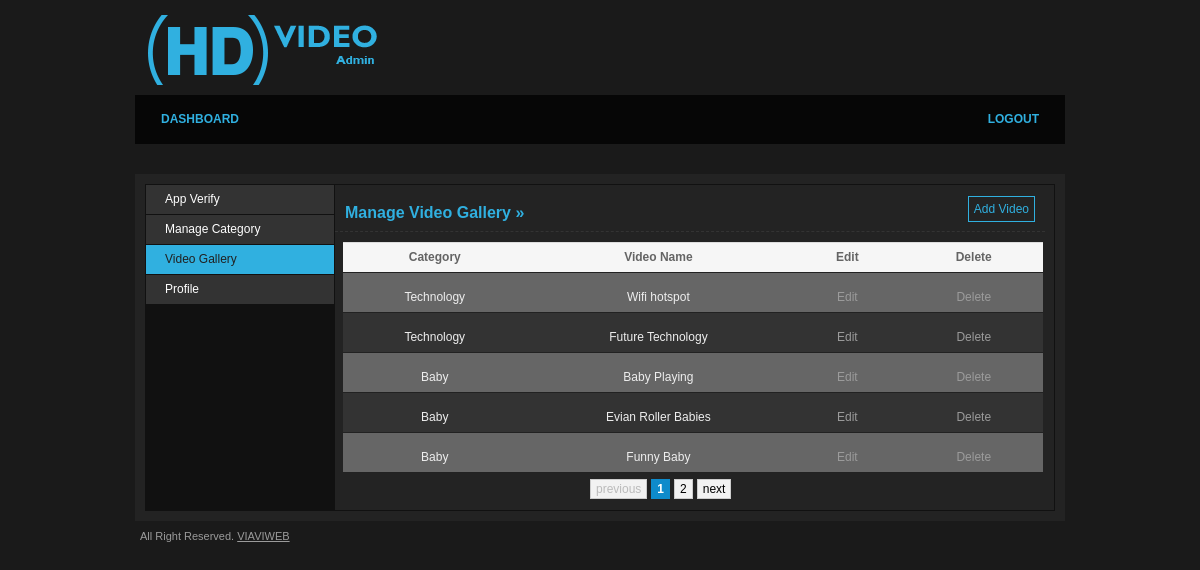
Page /manage_gallery.php (signed in) on the committed database.
### tables this page shows
CREATE TABLE IF NOT EXISTS `tbl_gallery` (
  `id` int(11) NOT NULL AUTO_INCREMENT,
  `cat_id` int(11) NOT NULL,
  `video_title` varchar(255) NOT NULL,
  `video_url` varchar(255) NOT NULL,
  `video_id` varchar(255) NOT NULL,
  `video_duration` varchar(255) NOT NULL,
  `video_description` varchar(255) NOT NULL,
  PRIMARY KEY (`id`)
);

CREATE TABLE IF NOT EXISTS `tbl_category` (
  `cid` int(11) NOT NULL AUTO_INCREMENT,
  `category_name` varchar(255) NOT NULL,
  `category_image` varchar(255) NOT NULL,
  PRIMARY KEY (`cid`)
);

### manage_gallery.php (the view, shortened to what this page needs)
<?php include("includes/header.php");
	$tableName="tbl_gallery";
	$targetpage = "manage_gallery.php";
	$limit = 5;
	$query = "SELECT COUNT(*) as num FROM $tableName";
	$total_pages = mysql_fetch_array(mysql_query($query));
	$total_pages = $total_pages['num'];
	$stages = 3;
	$page=0;
	if($page){
		$start = ($page - 1) * $limit;
	}else{
		$start = 0;
		}
   $qry="SELECT * FROM tbl_gallery
LEFT JOIN tbl_category ON tbl_gallery.cat_id= tbl_category.cid ORDER BY tbl_gallery.id DESC LIMIT $start, $limit";
	$result=mysql_query($qry);
?>
                <div id="main">
				<h2> Manage Video Gallery &raquo;</h2>
                	<form action="" class="jNice">
					<h3 class="abtn"><a href="add_gallery_video.php?add=yes">Add Video</a></h3>
                    	<table cellpadding="0" cellspacing="0">
						<tr align="center">
						<th>Category</th>
						<th>Video Name</th>
						<th>Edit</th>
						<th>Delete</th>
						</tr>
						<?php
							$i=0;
							while($row=mysql_fetch_array($result))
							{
						?>
							<tr <?php if($i%2==0){?>class="odd"<?php }?> align="center">
								<td><?php echo $row['category_name'];?></td>
                                <td><?php echo $row['video_title'];?></td>
                                <td class="action"><a href="edit_gallery_video.php?vid_id=<?php echo $row['id'];?>" class="edit">Edit</a></td>
								<td class="action"><a href="?vid_id=<?php echo $row['id'];?>" class="delete" onclick="return confirm('Are you sure you want to delete this video?');">Delete</a></td>
                            </tr>
						<?php
							$i++;
							}
						?>
                        </table><br />
						<?php
	if ($page == 0){$page = 1;}
	$prev = $page - 1;
	$next = $page + 1;
	$lastpage = ceil($total_pages/$limit);
	$paginate = '';
	if($lastpage > 1)
	{
		$paginate .= "<div class='paginate'>";
		if ($page > 1){
			$paginate.= "<a href='$targetpage?page=$prev'>previous</a>";
		}else{
			$paginate.= "<span class='disabled'>previous</span>";	}
		if ($lastpage < 7 + ($stages * 2))
		{
			for ($counter = 1; $counter <= $lastpage; $counter++)
			{
				if ($counter == $page){
					$paginate.= "<span class='current'>$counter</span>";
				}else{
					$paginate.= "<a href='$targetpage?page=$counter'>$counter</a>";}
			}
		}
		if ($page < $counter - 1){
			$paginate.= "<a href='$targetpage?page=$next'>next</a>";
		}else{
			$paginate.= "<span class='disabled'>next</span>";
			}
		$paginate.= "</div>";
}
 echo $paginate;
								?>
 <br />
                </div>
            </div>
        </div>
<?php include("includes/footer.php");?>

### includes/header.php (shortened to what this page needs)
<?php include("includes/connection.php");
	  $currentFile = $_SERVER["SCRIPT_NAME"];
      $parts = Explode('/', $currentFile);
      $currentFile = $parts[count($parts) - 1];
?>
<!DOCTYPE html PUBLIC "-//W3C//DTD XHTML 1.0 Transitional//EN" "http://www.w3.org/TR/xhtml1/DTD/xhtml1-transitional.dtd">
<html xmlns="http://www.w3.org/1999/xhtml">
<head>
<link href="style/css/transdmin.css" rel="stylesheet" type="text/css" media="screen" />
</head>
<body>
	<div id="wrapper">
    	<h1><a href="home.php"><span>Transdmin Light</span></a></h1>
        <ul id="mainNav">
        	<li><a href="home.php" <?php if($currentFile=="home.php"){?>class="active"<?php }?>>DASHBOARD</a></li>
        	<li class="logout"><a href="logout.php">LOGOUT</a></li>
        </ul>
        <div id="containerHolder">
			<div id="container">
        		<div id="sidebar">
                	<ul class="sideNav">
                		<li><a href="app_verify.php" <?php if($currentFile=="app_verify.php"){?>class="active"<?php }?>>App Verify</a></li>
                    	<li><a href="manage_category.php" <?php if($currentFile=="manage_category.php"){?>class="active"<?php }?>>Manage Category</a></li>
                    	<li><a href="manage_gallery.php" <?php if($currentFile=="manage_gallery.php"){?>class="active"<?php }?>>Video Gallery</a></li>
						<li><a href="profile.php" <?php if($currentFile=="profile.php"){?>class="active"<?php }?>>Profile</a></li>
                    </ul>
                </div>

### includes/footer.php
 <p id="footer">All Right Reserved. <a href="http://www.viaviweb.com" target="_blank">VIAVIWEB</a></p>
    </div>
</body>
</html>

### style/css/layout.css (style rules this page uses)
body { background: #1a1a1a; font-family: Arial, Helvetica, sans-serif; font-size: 12px; color: #646464; text-align: center; }
#wrapper { text-align: left; width: 930px; margin: 0 auto; }
h1 { margin: 15px 0 10px 5px; width: 250px; height: 70px; background: url(../img/HDvideo-logo.png) no-repeat left top; }
h1 a { display: block; width: 225px; height: 28px; }
#mainNav { width: 918px; height: 37px; padding: 6px; margin: 0 0 30px 0; background: url(../img/top-menu-bg.gif) no-repeat left top; background:#060606; }
#mainNav li { float: left; height: 37px; }
#mainNav li a { display: block; float: left; height: 37px; font-weight: bold; line-height: 37px; text-decoration: none; color: #30b0e0; padding: 0 20px; }
#mainNav li.logout { float: right; border-right: none; }
#mainNav li.logout a { color:#30b0e0!important; }
#containerHolder { background: #232323; padding: 10px; }
#container { background: #111; border: 1px solid #111; width: 908px; }
#sidebar { width: 179px; float: left; }
#sidebar .sideNav { width: 179px; }
#sidebar .sideNav li { border-bottom: 1px solid #111; width: 179px; }
#sidebar .sideNav li a { display: block; color: #fff; background: #333; text-decoration: none; height: 29px; line-height: 29px; padding: 0 19px; width: 150px; }
#sidebar .sideNav li a.active, #sidebar .sideNav li a.active:hover { background: #30b0e0; color: #212121; }
h2 { width:100%; padding-left:10px!important; color: #30b0e0; font-size: 16px; line-height: 16px; font-weight: bold; margin: 20px 0 0 0; padding: 0 0 10px 0; border-bottom: 1px dashed #333; }
#main { width: 700px; float: right; padding: 0 19px 0 0; background:#232323; }
h3 { font-size: 14px; line-height: 14px; font-weight: bold; color: #5494af; padding: 0 0 0 10px; margin: 20px 0 10px; }
#main table { border-top: 1px solid #ddd; width: 700px; float:left; margin-top:10px; margin-left:8px; margin-bottom:10px; }
#main table tr td { background: #333; padding: 0px 20px; height: 29px; line-height: 29px; border-bottom: 1px solid #222; color:#eee; padding-top:10px; }
#main table tr th { background: #f6f6f6; padding: 0px 20px; height: 29px; line-height: 29px; border-bottom: 1px solid #222; }
#main table tr.odd td { background: #666; }
#main table .action { padding: 0 20px 0 10px; }
#main table tr .action a { margin: 0 0 0 10px; text-decoration: none; color: #9b9b9b; }
#footer { margin: 10px 0 30px 0; font-size: 11px; line-height: 11px; color: #9B9B9B; padding: 0 0 0 5px; }
#footer a { color: #9B9B9B; }
.paginate { font-family:Arial, Helvetica, sans-serif; padding: 3px; margin-left:250px; }
.paginate a { padding:2px 5px 2px 5px; margin:2px; border:1px solid #ccc; text-decoration:none; color: #000; background-color:#f2f2f2; }
.paginate span.current { margin: 2px; padding: 2px 5px 2px 5px; border: 1px solid #0E8BCB; font-weight: bold; background-color: #0E8BCB; color: #fff; }
.paginate span.disabled { padding:2px 5px 2px 5px; margin:2px; border:1px solid #ccc; background-color:#f2f2f2; color:#bbb; }
.abtn { float:right; width:200px; text-align:right; font-weight:lighter; margin-top:-30px; position:relative; }
.abtn a { text-decoration:none; color:#30b0e0 !important; font-size:12px; border:solid 1px #30b0e0; padding:5px; }

### rows in the picture
tbl_gallery: tbl_category.category_name "Technology", video_title "Wifi hotspot"
tbl_gallery: tbl_category.category_name "Technology", video_title "Future Technology"
tbl_gallery: tbl_category.category_name "Baby", video_title "Baby Playing"
tbl_gallery: tbl_category.category_name "Baby", video_title "Evian Roller Babies"
tbl_gallery: tbl_category.category_name "Baby", video_title "Funny Baby"
